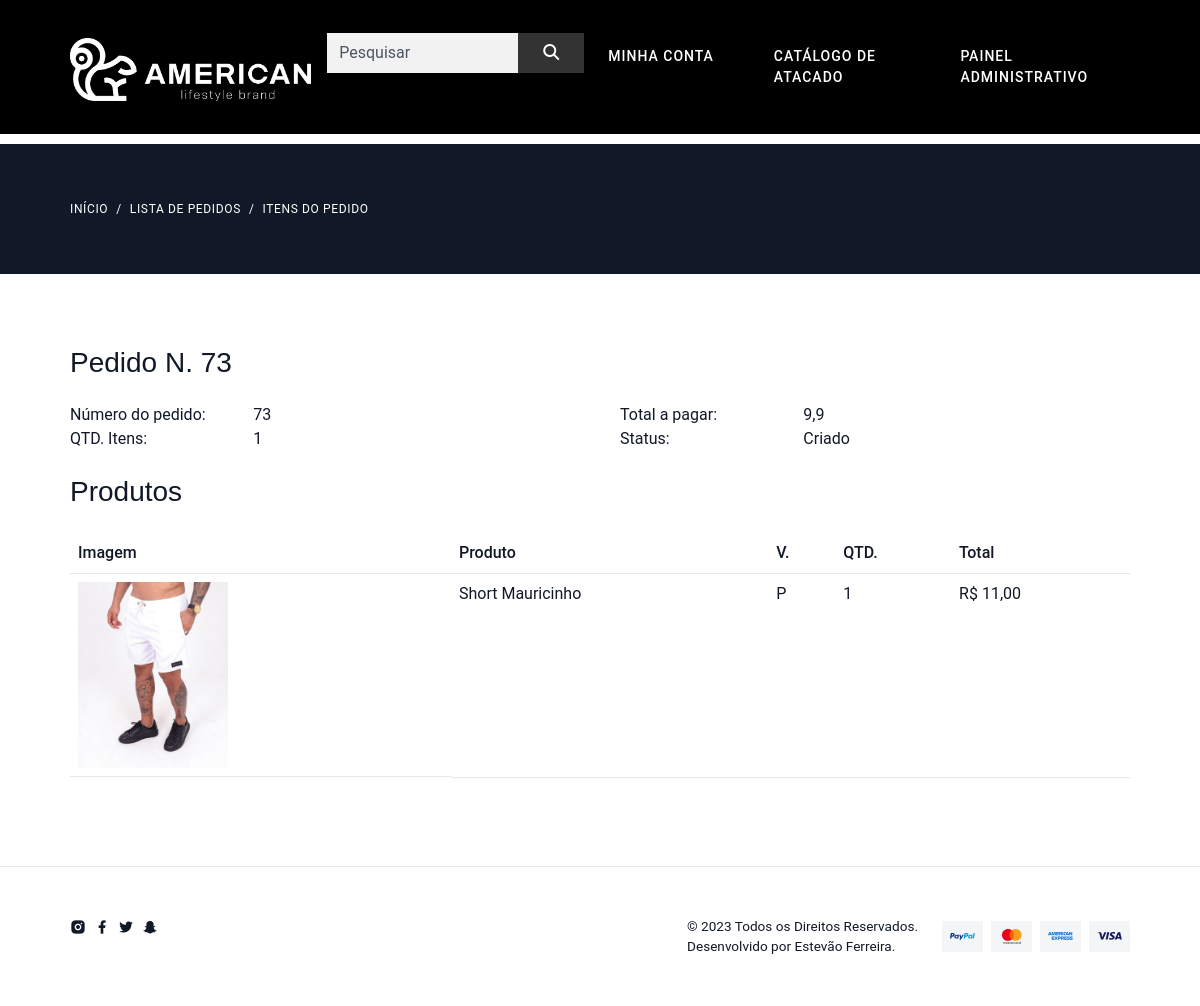
The app's page /pedido/detalhe/73 (signed in) with its own data.
### pedido/models.py (models this page shows, shortened)
class Pedido(models.Model):
    usuario = models.ForeignKey(User, on_delete=models.CASCADE)
    total = models.FloatField()
    qtd_total = models.PositiveIntegerField()
    status = models.CharField(
        default="C",
        max_length=1,
        choices=(
            ('C', 'Criado'),
            ('A', 'Aprovado'),
        )
    )
    data = models.DateField(default=timezone.now,
                            verbose_name='Data do pedido')
    pagamento = models.CharField(
        default="C",
        max_length=1,
        choices=(
            ('C', 'Cartão'),
            ('D', 'Dinheiro'),
        )
    )
    vendedor = models.ForeignKey(
        Vendedor, on_delete=models.CASCADE, blank=True, null=True)
    def __str__(self):
        return f'Pedido N. {self.pk}'

class ItemPedido(models.Model):
    pedido = models.ForeignKey(Pedido, on_delete=models.CASCADE)
    produto = models.CharField(max_length=255)
    produto_id = models.PositiveIntegerField()
    variacao = models.CharField(max_length=255)
    variacao_id = models.PositiveIntegerField()
    preco = models.FloatField()
    preco_promocional = models.FloatField(default=0)
    quantidade = models.PositiveIntegerField()
    imagem = models.CharField(max_length=2000)
    class Meta:
        verbose_name = 'Item do pedido'
        verbose_name_plural = 'Itens do pedido'

### pedido/views.py (the view)
# urls.py: path('detalhe/<int:pk>', views.Detalhe.as_view(), name='detalhe'),
class Detalhe(DispatchLoginRequiredMixin, DetailView):
    model = Pedido
    context_object_name = 'pedido'
    template_name = 'pedido/detalhe.html'
    pk_url_kwarg = 'pk'
    def get_context_data(self, **kwargs):
        context = super().get_context_data(**kwargs)
        context['categorias'] = models.Categoria.objects.all()
        return context

### pedido/views.py (called while the page is built)
    def dispatch(self, *args, **kwargs):
        if not self.request.user.is_authenticated:
            return redirect('perfil:criar')
        return super().dispatch(*args, **kwargs)

    def get_queryset(self, *args, **kwargs):
        qs = super().get_queryset(*args, **kwargs)
        qs = qs.filter(usuario=self.request.user)
        return qs

### produto/templatetags/omfilters.py (called while the page is built)
@register.filter
def formata_preco(val):
    return utils.formata_preco(val)

### utils/utils.py (called while the page is built)
def formata_preco(val):
    return f'R$ {val:.2f}'.replace('.', ',')

### pedido/templates/pedido/detalhe.html (shortened to what this page needs)
{% extends 'base.html' %}
{% load omfilters %}
{% load static %}
{% block conteudo %}
{% include 'parciais/_pedido.html' %}
{% endblock %}

### templates/parciais/_pedido.html (shortened to what this page needs)
{% load static %}
{% load omfilters %}
{% block conteudo %}
<section class="mt-0 ">
    <div class="bg-dark py-6">
        <div class="container-fluid">
            <nav class="m-0" aria-label="breadcrumb">
                <ol class="breadcrumb m-0">
                    <li class="breadcrumb-item breadcrumb-light"><a>Início</a></li>
                    <li class="breadcrumb-item breadcrumb-light"><a>Lista de pedidos</a></li>
                    <li class="breadcrumb-item  breadcrumb-light active" aria-current="page">Itens do Pedido</li>
                </ol>
            </nav>
        </div>
    </div>
    <div class="container-fluid mt-5">
        <div class="row">
            <div class="col">
                <br>
                <h3>{{ pedido }}</h3>
                <div class="row mt-4">
                    <div class="col-lg-2 font-weight-bold">Número do pedido:</div>
                    <div class="col-lg-4">{{ pedido.id }}</div>
                    <div class="col-lg-2 font-weight-bold">Total a pagar:</div>
                    <div class="col-lg-4">{{ pedido.total}}</div>
                    <div class="col-lg-2 font-weight-bold">QTD. Itens:</div>
                    <div class="col-lg-4">{{ pedido.qtd_total }}</div>
                    <div class="col-lg-2 font-weight-bold">Status:</div>
                    <div class="col-lg-4">{{ pedido.get_status_display }}</div>
                </div>
                <div class="row mt-4">
                    <div class="col">
                        <h3>Produtos</h3>
                    </div>
                </div>
                <div class="table-responsive mt-3">
                    <table class="table">
                        <tr>
                            <th class="d-none d-lg-block">Imagem</th>
                            <th>Produto</th>
                            <th>V.</th>
                            <th>QTD.</th>
                            <th>Total</th>
                        </tr>
                        {% for linha in pedido.itempedido_set.all %}
                        <tr>
                            <td class="d-none d-lg-block">
                                <img class="cart-img" src="{% get_media_prefix %}{{ linha.imagem }}"
                                    style="width: 150px;">
                            </td>
                            <td>{{ linha.produto }}</td>
                            <td>{{ linha.variacao }}</td>
                            <td>{{ linha.quantidade }}</td>
                            <td>
                                {% if linha.preco_promocional %}
                                {{ linha.preco_promocional|formata_preco }}
                                {% else %}
                                {{ linha.preco|formata_preco }}
                                {% endif %}
                            </td>
                        </tr>
                        {% endfor %}
                    </table>
                </div>
            </div>
        </div>
    </div>
</section>
{% endblock %}

### templates/static/css/libs.bundle.css (style rules this page uses)
:root { --swiper-theme-color: #007aff }
:root { --swiper-navigation-size: 44px }

### records on screen
Pedido: id "Pedido N. 73", id "73", total "9,9", qtd_total "1", status "Criado"
ItemPedido: imagem (picture), produto "Short Mauricinho", variacao "P", quantidade "1", preco_promocional "R$ 11,00"
